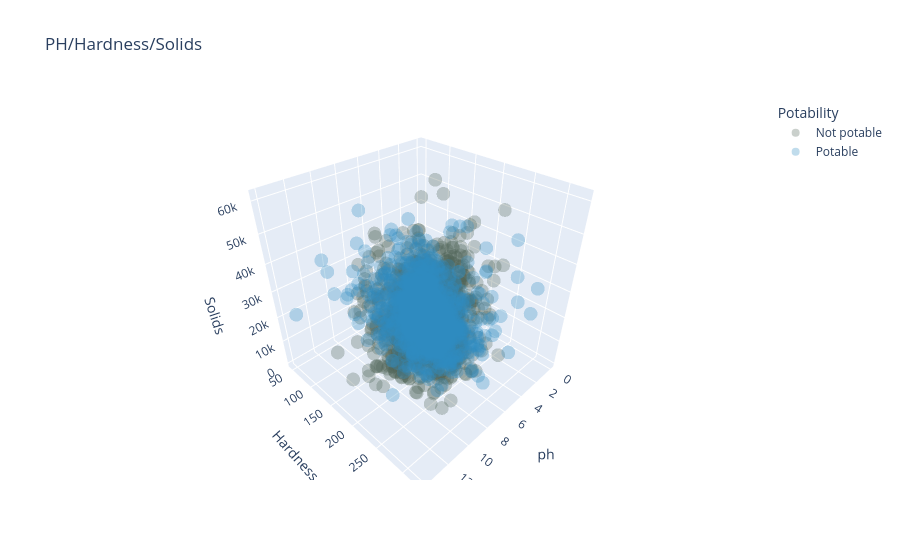

The notebook cell saved with this chart:
### Markdown cell above
**Well, let's try to go out in 3D. So far, all the data seems to be one random.**

### Code cell
fig = px.scatter_3d(water, x = 'ph', y = 'Hardness', z = 'Solids', 
                    color = 'Potability', opacity = 0.3, title = 'PH/Hardness/Solids',
                    color_discrete_sequence = ['#4f6457', '#2E8BC0'])
fig.show()

### Figure 1 — Plotly figure (JSON) as saved in the notebook; plotly's stock layout.template omitted (floating-point values rounded to 4 significant figures; data arrays with more than 128 entries replaced by an {"elided": "..."} marker saying what was removed)
{"data": [{"hovertemplate": "Potability=Not potable<br>ph=%{x}<br>Hardness=%{y}<br>Solids=%{z}<extra></extra>", "legendgroup": "Not potable", "marker": {"color": "#4f6457", "opacity": 0.3, "symbol": "circle"}, "mode": "markers", "name": "Not potable", "scene": "scene", "showlegend": true, "type": "scatter3d", "x": {"elided": "1998 float values"}, "y": {"elided": "1998 float values"}, "z": {"elided": "1998 float values"}}, {"hovertemplate": "Potability=Potable<br>ph=%{x}<br>Hardness=%{y}<br>Solids=%{z}<extra></extra>", "legendgroup": "Potable", "marker": {"color": "#2E8BC0", "opacity": 0.3, "symbol": "circle"}, "mode": "markers", "name": "Potable", "scene": "scene", "showlegend": true, "type": "scatter3d", "x": {"elided": "1278 float values"}, "y": {"elided": "1278 float values"}, "z": {"elided": "1278 float values"}}], "layout": {"legend": {"title": {"text": "Potability"}, "tracegroupgap": 0}, "scene": {"domain": {"x": [0, 1], "y": [0, 1]}, "xaxis": {"title": {"text": "ph"}, "type": "linear"}, "yaxis": {"title": {"text": "Hardness"}, "type": "linear"}, "zaxis": {"title": {"text": "Solids"}, "type": "linear"}, "aspectratio": {"x": 1, "y": 1, "z": 1}, "aspectmode": "auto"}, "title": {"text": "PH/Hardness/Solids"}, "autosize": true}}
